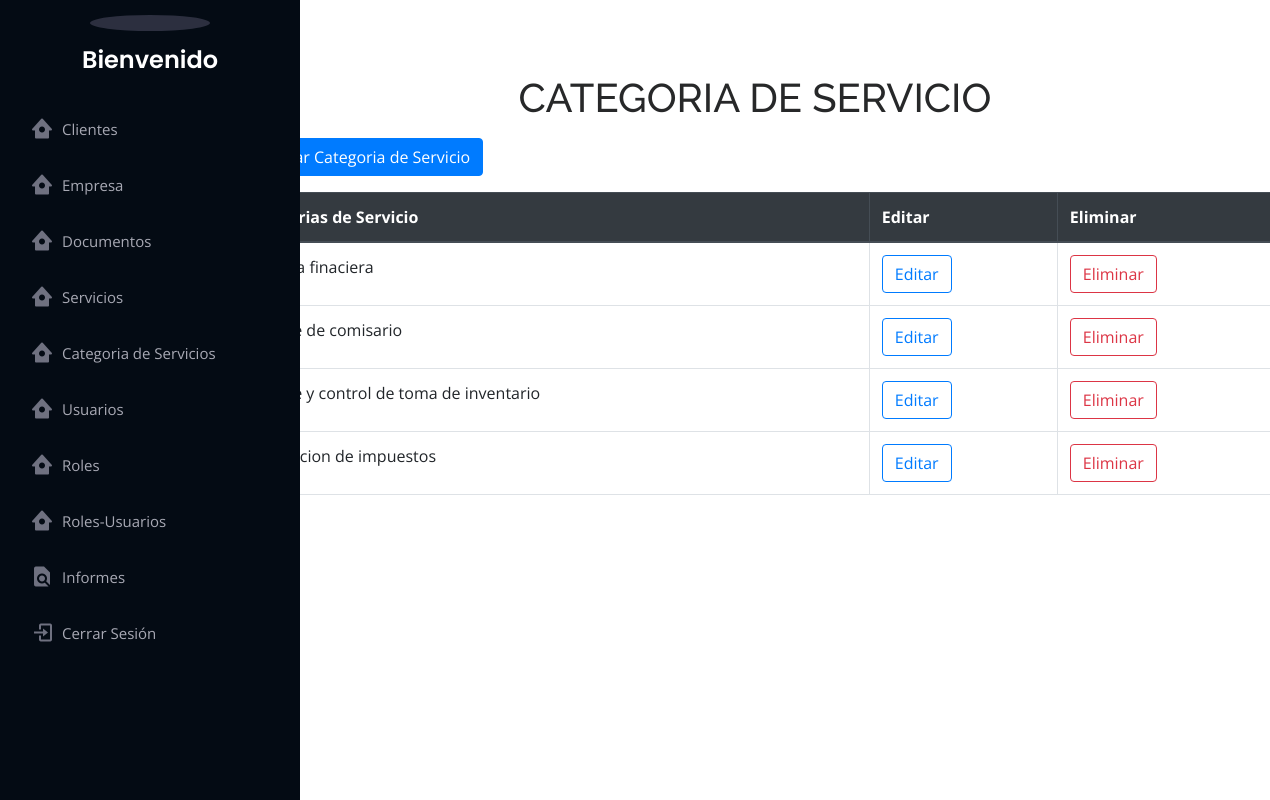
The app's page /consultar-categoria/ with its own data.
### perfil_empresa/models.py (models this page shows, shortened)
class CategoriaServicios(models.Model):
    categorias = models.CharField(max_length=200)
    user = models.CharField(max_length=15)
    user_mod = models.CharField(max_length=15)
    created = models.DateTimeField(auto_now_add=True)
    update = models.DateTimeField(auto_now=True)
    class Meta:
        db_table = 'categorias'
        verbose_name = 'categoria'
        verbose_name_plural = 'categorias'

### perfil_empresa/views.py (the view)
# urls.py: path("consultar-categoria/", consultar_categoria, name="consultar_categoria"),
def consultar_categoria(request, plantilla="categoria/consultar.html"):
    categoria_obj = CategoriaServicios.objects.all()
    return render(request, plantilla, {'categoria_obj': categoria_obj})

### templates/categoria/consultar.html (shortened to what this page needs)
{% extends 'base.html' %}
{% block content %}
<div class="container">
    <div class="col-md-12" style="margin-top: 50px;">
    <div class="col-md-12" style="margin-left: 120px;">
            <blockquote class="blockquote text-center">
            <h1> CATEGORIA DE SERVICIO </h1>
            </blockquote>
            <blockquote>
                <a class="btn btn-primary" href="{% url 'registrar_categoria' %}">Registrar Categoria de Servicio</a>
            </blockquote>
            <div class="table-responsive">
                <table class="table table-bordered">
                    <thead class="thead-dark">
                      <tr>
                        <th>Categorias de Servicio</th>
                        <th>Editar</th>
                        <th>Eliminar</th>
                    </tr>
                    </thead>
                    <tbody>
                    {% for categoria in categoria_obj %}
                        <tr>
                            <td>{{ categoria.categorias }}</td>
                            <td><a class="btn btn-outline-primary" href="{% url 'modificar_categoria' categoria.id %}">Editar</a></td>
                            <td><a class="btn btn-outline-danger" href="{% url 'eliminar_categoria' categoria.id %}">Eliminar</a></td>
                        </tr>
                    {% endfor %}
                    </tbody>
                </table>
            </div>
        </div>
    </div>
{% endblock %}

### perfil_empresa/static/css/style.css (style rules this page uses)
body { font-family: "Open Sans", sans-serif; color: #272829; }
a { color: #149ddd; }
h1, h2, h3, h4, h5, h6 { font-family: "Raleway", sans-serif; }

### records on screen
CategoriaServicios: categorias "asesoria finaciera"
CategoriaServicios: categorias "informe de comisario"
CategoriaServicios: categorias "informe y control de toma de inventario"
CategoriaServicios: categorias "elaboracion de impuestos"
